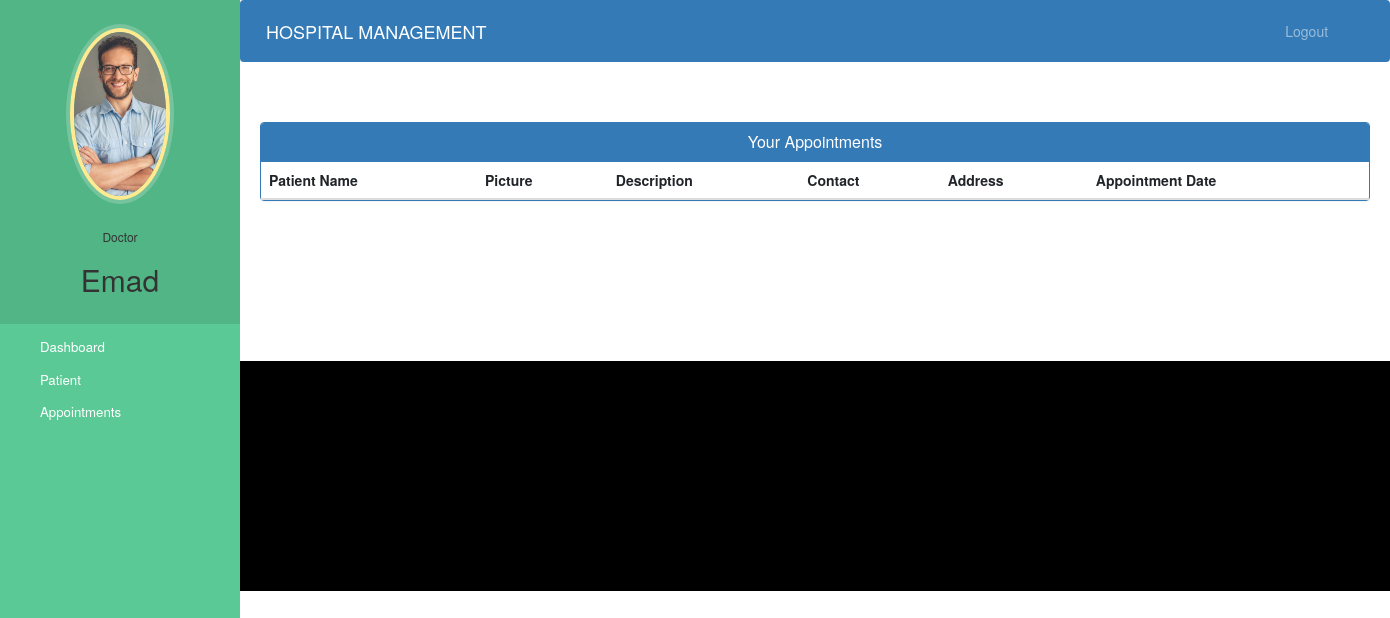
The page /doctor-view-appointment (signed in) on the database as committed earlier.
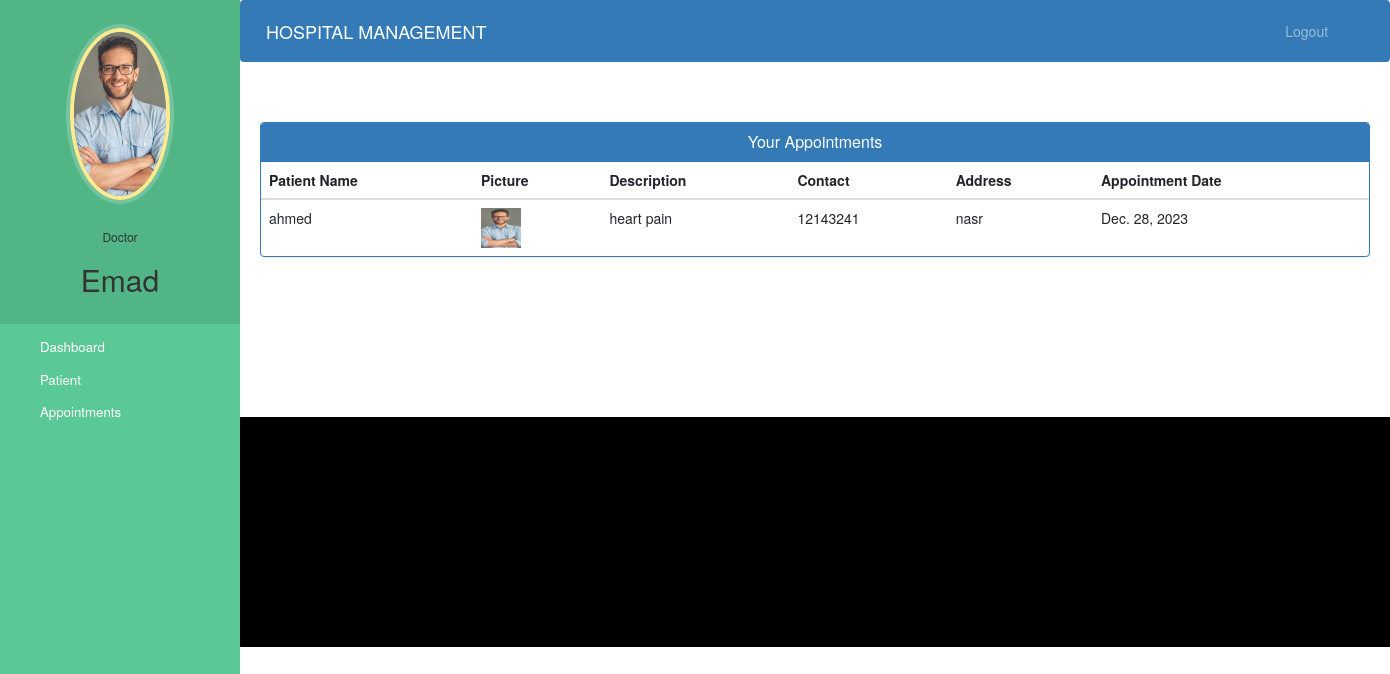
The same page on the database as committed later.
### hospital/models.py (models this page shows, shortened)
class Appointment(models.Model):
    patientId=models.PositiveIntegerField(null=True)
    doctorId=models.PositiveIntegerField(null=True)
    patientName=models.CharField(max_length=40,null=True)
    doctorName=models.CharField(max_length=40,null=True)
    appointmentDate=models.DateField(auto_now=True)
    description=models.TextField(max_length=500)
    status=models.BooleanField(default=False)

class Patient(models.Model):
    user=models.OneToOneField(User,on_delete=models.CASCADE)
    profile_pic= models.ImageField(upload_to='profile_pic/PatientProfilePic/',null=True,blank=True)
    address = models.CharField(max_length=40)
    mobile = models.CharField(max_length=20,null=False)
    symptoms = models.CharField(max_length=100,null=False)
    assignedDoctorId = models.PositiveIntegerField(null=True)
    admitDate=models.DateField(auto_now=True)
    status=models.BooleanField(default=False)

### hospital/views.py (the view)
# urls.py: path('doctor-view-appointment', views.doctor_view_appointment_view,name='doctor-view-appointment'),
@login_required(login_url='doctorlogin')
@user_passes_test(is_doctor)
def doctor_view_appointment_view(request):
    doctor=models.Doctor.objects.get(user_id=request.user.id) #for profile picture of doctor in sidebar
    appointments=models.Appointment.objects.all().filter(status=True,doctorId=request.user.id)
    patientid=[]
    for a in appointments:
        patientid.append(a.patientId)
    patients=models.Patient.objects.all().filter(status=True,user_id__in=patientid)
    appointments=zip(appointments,patients)
    return render(request,'hospital/doctor_view_appointment.html',{'appointments':appointments,'doctor':doctor})

### hospital/views.py (called while the page is built)
def is_doctor(user):
    return user.groups.filter(name='DOCTOR').exists()

### templates/hospital/doctor_view_appointment.html (shortened to what this page needs)
{% extends 'hospital/doctor_base.html' %}
{% block content %}
{%load static%}
<head>
  <link href="//netdna.bootstrapcdn.com/bootstrap/3.0.0/css/bootstrap.min.css" rel="stylesheet" id="bootstrap-css">
</head>
<div class="container">
  <div class="panel panel-primary">
    <div class="panel-heading">
      <h6 class="panel-title">Your Appointments</h6>
    </div>
    <table class="table table-hover" id="dev-table">
      <thead>
        <tr>
          <th>Patient Name</th>
          <th>Picture</th>
          <th>Description</th>
          <th>Contact</th>
          <th>Address</th>
          <th>Appointment Date</th>
        </tr>
      </thead>
      {% for a,p in appointments %}
      <tr>
        <td>{{a.patientName}}</td>
        <td> <img src="{% static p.profile_pic.url %}" alt="Profile Pic" height="40px" width="40px" /></td>
        <td>{{a.description}}</td>
        <td>{{p.mobile}}</td>
        <td>{{p.address}}</td>
        <td>{{a.appointmentDate}}</td>
      </tr>
      {% endfor %}
    </table>
  </div>
</div>
{% endblock content %}

Rows that differ between the two databases and show on the page:
added Appointment: patientName "ahmed", profile_pic (picture), description "heart pain", mobile "12143241", address "nasr", appointmentDate "Dec. 28, 2023"
